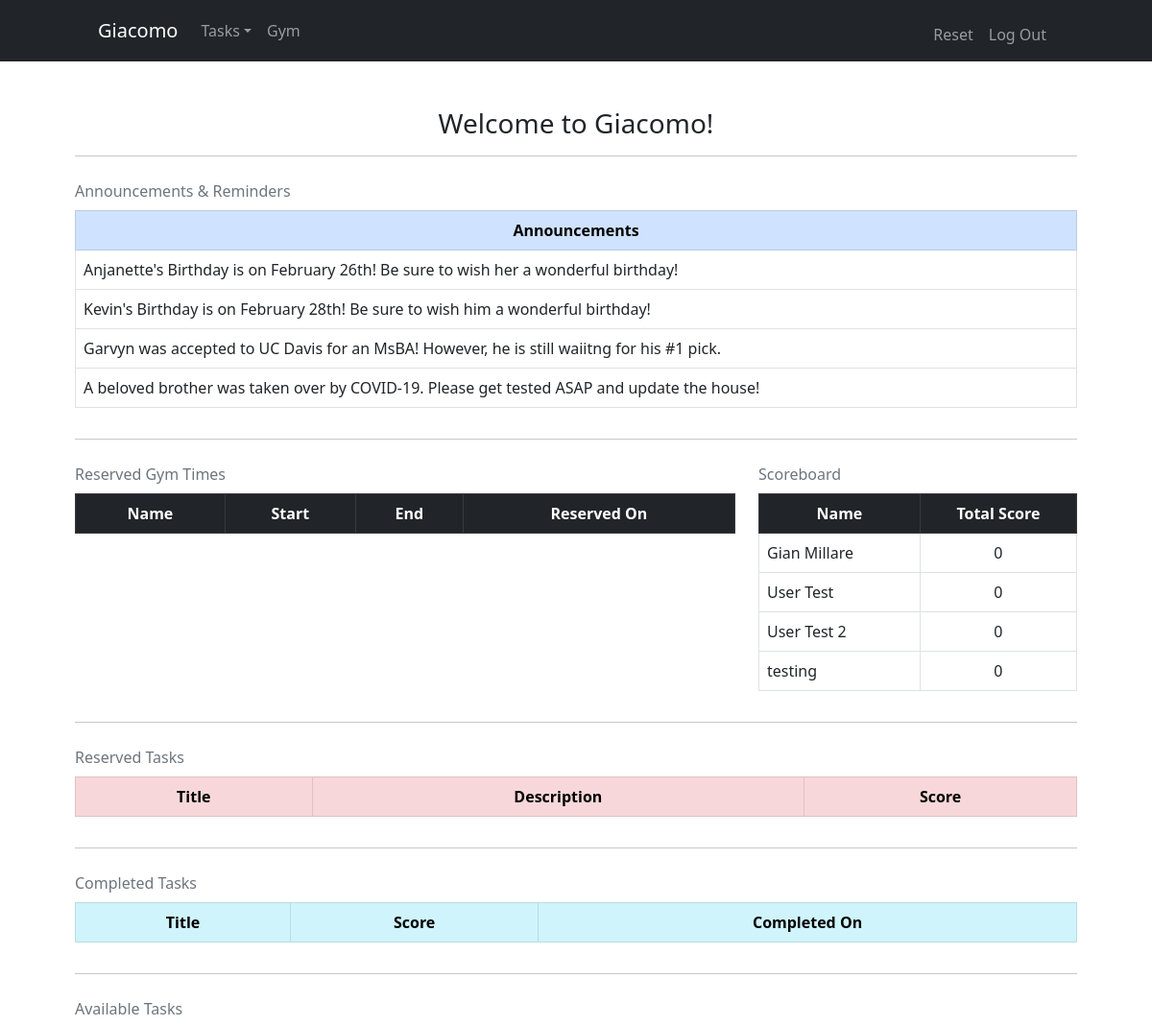
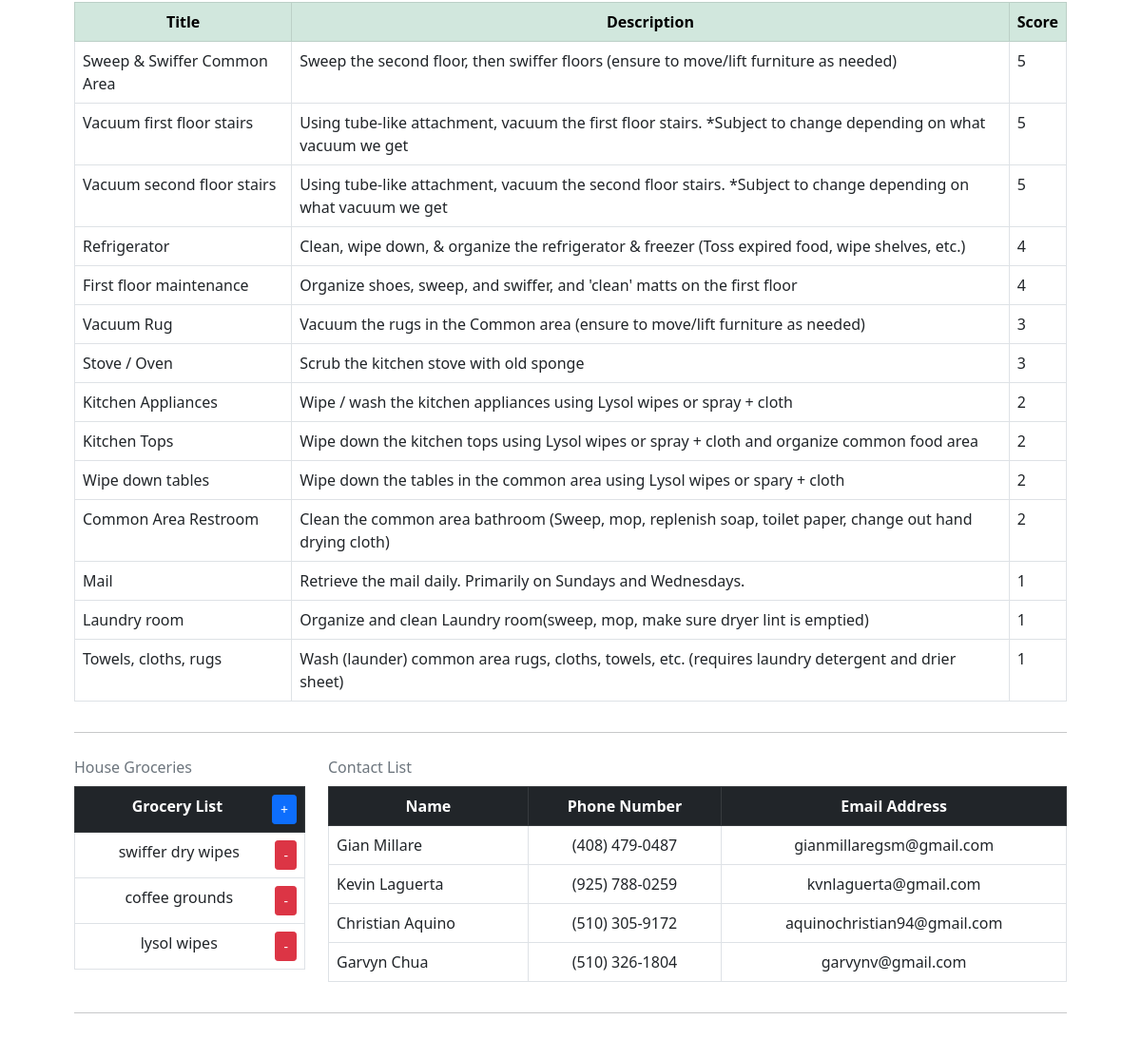
The page / (signed in) on the database its author committed (2 pictures, top to bottom).
### tables this page shows
CREATE TABLE 'housemates' (
'id' INTEGER PRIMARY KEY AUTOINCREMENT NOT NULL,
'name' VARCHAR(255) NOT NULL,
'username' VARCHAR(255) NOT NULL,
'password' VARCHAR(255) NOT NULL
);

CREATE TABLE tasks (
task_id INTEGER PRIMARY KEY AUTOINCREMENT NOT NULL,
user_id INTEGER NOT NULL DEFAULT 0,
title TEXT NOT NULL,
description TEXT NOT NULL,
score INTEGER NOT NULL DEFAULT 1);

CREATE TABLE 'groceries' (
'item_id' INTEGER PRIMARY KEY AUTOINCREMENT NOT NULL,
'user_id' INTEGER NOT NULL DEFAULT 0,
'item' TEXT NOT NULL);

CREATE TABLE 'contacts' (
'name' TEXT NOT NULL,
'phone' TEXT NOT NULL,
'email' TEXT NOT NULL);

### app.py (the view, shortened to what this page needs)
@app.route("/", methods=["GET", "POST"])
@login_required
def index():
    c.execute("""
    SELECT reserve_id, title, description, score FROM reserved WHERE user_id = :user_id
    """, {"user_id": session["user_id"]})
    rows = c.fetchall()
    user_reserved_tasks = []
    c.execute("""
    SELECT title, score, completed_on FROM completed_tasks WHERE user_id = :user_id
    """, {"user_id": session["user_id"]})
    rows = c.fetchall()
    user_completed_tasks = []
    for row in rows:
        user_completed_tasks.append({
            "title": row[0],
            "score": row[1],
            "completed_on": row[2]
        })
    c.execute("""
    SELECT name, start, end, date, reserve_id FROM housemates
    INNER JOIN reserved_gym
    ON housemates.id = reserved_gym.user_id
    """)
    results = c.fetchall()
    display_reserved_gym = []
    c.execute("""
    SELECT name, sum(score) FROM housemates
    INNER JOIN completed_tasks
    ON housemates.id = completed_tasks.user_id
    GROUP BY name;
    """)
    results = c.fetchall()
    scoreboard = []
    for i in results:
        scoreboard.append({
            "name": i[0],
            "score": i[1]
        })
    if len(scoreboard) == 0:
        c.execute("""
        SELECT name FROM housemates
        """)
        results = c.fetchall()
        for i in results:
            scoreboard.append({
                "name": i[0],
                "score": 0
            })
    c.execute("""
    SELECT title, description, score FROM tasks WHERE user_id = 0 ORDER BY score DESC
    """)
    available_tasks = c.fetchall()
    displaying_available_tasks = []
    for i in available_tasks:
        displaying_available_tasks.append({
            "title": i[0],
            "description": i[1],
            "score": i[2]
        })
    c.execute("""
    SELECT item_id, item from groceries
    """)
    results = c.fetchall()
    items = []
    for i in results:
        items.append({
            'item_id': i[0],
            'item':i[1]
        })
    c.execute("""
    SELECT name, phone, email FROM contacts
    """)
    results = c.fetchall()
    contact_info = []
    for i in results:
        contact_info.append({
            'name': i[0],
            'phone': i[1],
            'email': i[2]
        })
    return render_template("index.html", user_reserved_tasks=user_reserved_tasks, items=items, user_completed_tasks=user_completed_tasks, displaying_available_tasks=displaying_available_tasks, contact_info=contact_info, scoreboard=scoreboard, display_reserved_gym=display_reserved_gym)

### helpers.py (called while the page is built)
def login_required(f):
    @wraps(f)
    def decorated_functions(*args, **kwargs):
        if session.get("user_id") is None:
            return redirect("/login")
        return f(*args, **kwargs)
    return decorated_functions

### templates/index.html (shortened to what this page needs)
{% extends "layout.html" %}
{% block main %}
    <h3 style="text-align: center;">Welcome to Giacomo!</h3>
    <hr>
    <div class="row">
        <div class="col-12">
            <table class="table table-bordered caption-top">
                <caption>Announcements & Reminders</caption>
                <thead class="table-primary">
                    <tr>
                        <th scope="col" style="text-align: center;">Announcements</th>
                    </tr>
                </thead>
                <tbody>
                    <tr>
                        <td scope="row">Anjanette's Birthday is on February 26th! Be sure to wish her a wonderful birthday!</td>
                    </tr>
                    <tr>
                        <td scope="row">Kevin's Birthday is on February 28th! Be sure to wish him a wonderful birthday!</td>
                    </tr>
                    <tr>
                        <td scope="row">Garvyn was accepted to UC Davis for an MsBA! However, he is still waiitng for his #1 pick.</td>
                    </tr>
                    <tr>
                        <td scope="row">A beloved brother was taken over by COVID-19. Please get tested ASAP and update the house!</td>
                    </tr>
                </tbody>
            </table>
        </div>
    </div>
    <hr>
    <div class="row">
        <div class="col-8">
            <table class="table table-bordered caption-top">
                <caption>Reserved Gym Times</caption>
                <thead class="table-dark">
                    <tr>
                        <th scope="col" style="text-align: center;">Name</th>
                        <th scope="col" style="text-align: center;">Start</th>
                        <th scope="col" style="text-align: center;">End</th>
                        <th scope="col" style="text-align: center;">Reserved On</th>
                    </tr>
                </thead>
            </table>
        </div>
        <div class="col-4">
            <table class="table table-bordered caption-top">
                <caption>Scoreboard</caption>
                <thead class="table-dark">
                    <tr>
                        <th scope="col" style="text-align: center;">Name</th>
                        <th scope="col" style="text-align: center;">Total Score</th>
                    </tr>
                </thead>
                <tbody>
                    {% for i in scoreboard %}
                    <tr>
                        <td>{{ i.name }}</td>
                        <td style="text-align: center;">{{ i.score }}</td>
                    </tr>
                    {% endfor %}
                </tbody>
            </table>
        </div>
    </div>
    <hr>
    <div class="row">
        <div class="col-12">
            <table class="table table-bordered caption-top">
                <caption>Reserved Tasks</caption>
                <thead class="table-danger">
                    <tr>
                        <th scope="col" style="text-align: center;">Title</th>
                        <th scope="col" style="text-align: center;">Description</th>
                        <th scope="col" style="text-align: center;">Score</th>
                    </tr>
                </thead>
            </table>
        </div>
    </div>
    <hr>
    <div class="row">
        <div class="col-12">
            <table class="table table-bordered caption-top">
                <caption>Completed Tasks</caption>
                <thead class="table-info">
                    <tr>
                        <th scope="col" style="text-align: center;">Title</th>
                        <th scope="col" style="text-align: center;">Score</th>
                        <th scope="col" style="text-align: center;">Completed On</th>
                    </tr>
                </thead>
            </table>
        </div>
    </div>
    <hr>
    <div class="row">
        <div class="col-12">
            <table class="table table-bordered caption-top">
                <caption>Available Tasks</caption>
                <thead class="table-success">
                    <tr>
                        <th scope="col" style="text-align: center;">Title</th>
                        <th scope="col" style="text-align: center;">Description</th>
                        <th scope="col" style="text-align: center;">Score</th>
                    </tr>
                </thead>
                <tbody>
                    {% for i in displaying_available_tasks %}
                        <tr>
                            <td>{{ i.title }}</td>
                            <td>{{ i.description }}</td>
                            <td>{{ i.score }}</td>
                        </tr>
                    {% endfor %}
                </tbody>
            </table>
        </div>
    </div>
    <hr>
    <div class="row">
        <div class="col-3">
            <table class="table table-bordered caption-top">
                <caption>House Groceries</caption>
                <thead class="table-dark">
                    <tr>
                        <th scope="col" style="text-align: center;">Grocery List<a href="/add_grocery" style="float: right;" class="btn btn-primary btn-sm" role="button">+</a></th>
                    </tr>
                </thead>
                <tbody>
                    {% for item in items %}
                    <tr style="text-align: center;">
                        <td>{{ item.item }} <form style="display: inline; float: right;" method="POST" action="{{ url_for('delete_grocery', item_id=item.item_id) }}"><button class="btn btn-danger btn-sm" type="submit">-</button></form> </td>
                    </tr>
                    {% endfor %}
                </tbody>
            </table>
        </div>
        <div class="col-9">
            <table class="table table-bordered caption-top">
                <caption>Contact List</caption>
                <thead class="table-dark">
                    <tr>
                        <th scope="col" style="text-align: center;">Name</th>
                        <th scope="col" style="text-align: center;">Phone Number</th>
                        <th scope="col" style="text-align: center;">Email Address</th>
                    </tr>
                </thead>
                <tbody>
                    {% for i in contact_info %}
                    <tr>
                        <td>{{ i["name"] }}</td>
                        <td style="text-align: center;">{{ i["phone"] }}</td>
                        <td style="text-align: center;">{{ i["email"] }}</td>
                    </tr>
                    {% endfor %}
                </tbody>
            </table>
        </div>
    </div>
    <hr>
{% endblock %}

### templates/layout.html (shortened to what this page needs)
<!DOCTYPE html>
<html lang="en">
    <head>
        <link href="https://cdn.jsdelivr.net/npm/bootstrap@5.0.0-beta1/dist/css/bootstrap.min.css" rel="stylesheet">
        <link href="/static/styles.css" rel="stylesheet">
    </head>
    <body>
        <nav class="navbar navbar-expand-lg navbar-dark bg-dark">
                <div class="container-fluid">
                    <a class="navbar-brand" href="/">Giacomo</a>
                    <div class="collapse navbar-collapse" id="navbarSupportedContent">
                        {% if session.user_id %}
                            <ul class="navbar-nav me-auto mb-2 mb-lg-0">
                                <li class="nav-item dropdown">
                                    <a class="nav-link dropdown-toggle" href="#" id="navbarDropdown" role="button" data-bs-toggle="dropdown" aria-expanded="false">Tasks</a>
                                </li>
                                <li class="nav-item">
                                    <a class="nav-link" href="/gym" tabindex="-1" aria-disabled="true">Gym</a>
                                </li>
                            </ul>
                            <ul class="navbar-nav ms-auto mt-2">
                                <li class="nav-item"><a class="nav-link" href="/reset">Reset</a></li>
                                <li class="nav-item"><a class="nav-link" href="/logout">Log Out</a></li>
                            </ul>
                        {% else %}
                            <ul class="navbar-nav ms-auto mt-2">
                                <li class="nav-item"><a class="nav-link" href="/register">Register</a></li>
                                <li class="nav-item"><a class="nav-link" href="/login">Log In</a></li>
                            </ul>
                        {% endif %}
                    </div>
                </div>
        </nav>
        <main class="container p-5">
            {% block main %}{% endblock %}
        </main>
    </body>
</html>

### static/styles.css (style rules this page uses)
@media screen and (min-width:768px) { .navbar { padding-left:90px; padding-right:90px; } }

### rows shown on the page
housemates: name "Gian Millare", score "0"
housemates: name "User Test", score "0"
housemates: name "User Test 2", score "0"
housemates: name "testing", score "0"
tasks: title "Sweep & Swiffer Common Area", description "Sweep the second floor, then swiffer floors (ensure to move/lift furniture as needed)", score "5"
tasks: title "Vacuum first floor stairs", description "Using tube-like attachment, vacuum the first floor stairs. *Subject to change depending on what vacuum we get", score "5"
tasks: title "Vacuum second floor stairs", description "Using tube-like attachment, vacuum the second floor stairs. *Subject to change depending on what vacuum we get", score "5"
tasks: title "Refrigerator", description "Clean, wipe down, & organize the refrigerator & freezer (Toss expired food, wipe shelves, etc.)", score "4"
tasks: title "First floor maintenance", description "Organize shoes, sweep, and swiffer, and 'clean' matts on the first floor", score "4"
tasks: title "Vacuum Rug", description "Vacuum the rugs in the Common area (ensure to move/lift furniture as needed)", score "3"
tasks: title "Stove / Oven", description "Scrub the kitchen stove with old sponge", score "3"
tasks: title "Kitchen Appliances", description "Wipe / wash the kitchen appliances using Lysol wipes or spray + cloth", score "2"
tasks: title "Kitchen Tops", description "Wipe down the kitchen tops using Lysol wipes or spray + cloth and organize common food area", score "2"
tasks: title "Wipe down tables", description "Wipe down the tables in the common area using Lysol wipes or spary + cloth", score "2"
tasks: title "Common Area Restroom", description "Clean the common area bathroom (Sweep, mop, replenish soap, toilet paper, change out hand drying cloth)", score "2"
tasks: title "Mail", description "Retrieve the mail daily. Primarily on Sundays and Wednesdays.", score "1"
tasks: title "Laundry room", description "Organize and clean Laundry room(sweep, mop, make sure dryer lint is emptied)", score "1"
tasks: title "Towels, cloths, rugs", description "Wash (launder) common area rugs, cloths, towels, etc. (requires laundry detergent and drier sheet)", score "1"
groceries: item "swiffer dry wipes"
groceries: item "coffee grounds"
groceries: item "lysol wipes"
contacts: name "Gian Millare", phone "(408) 479-0487", email "gianmillaregsm@gmail.com"
contacts: name "Kevin Laguerta", phone "(925) 788-0259", email "kvnlaguerta@gmail.com"
contacts: name "Christian Aquino", phone "(510) 305-9172", email "aquinochristian94@gmail.com"
contacts: name "Garvyn Chua", phone "(510) 326-1804", email "garvynv@gmail.com"
